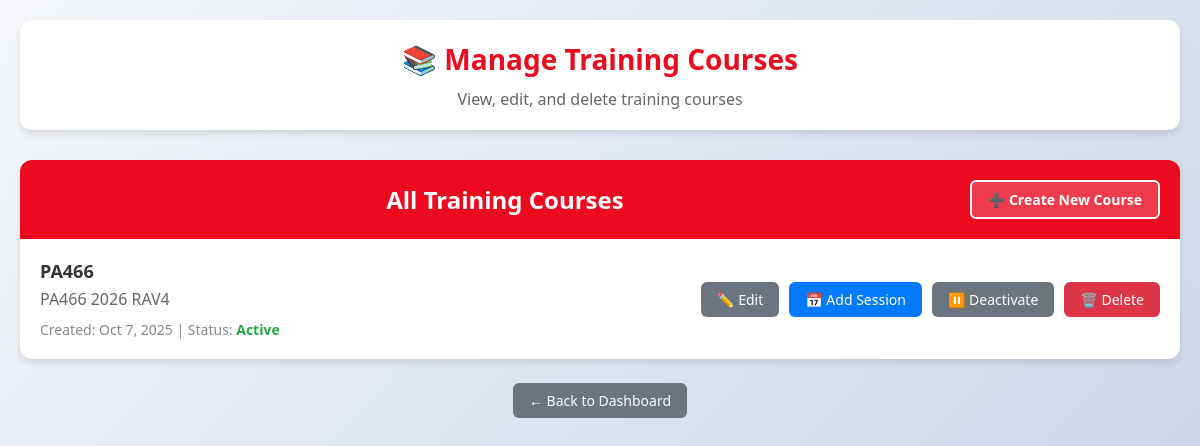
The app's page /simple-admin/manage-courses/ (signed in) with its own data.
### training_app/models.py (models this page shows, shortened)
class TrainingProgram(models.Model):
    name = models.CharField(
        max_length=100,
        help_text="Short name for the program (e.g., PA465, PA466)"
    )
    title = models.CharField(
        max_length=200,
        help_text="Full title of the training program (e.g., PA465 2026 bZ Virtual Training)"
    )
    title_fr = models.CharField(
        max_length=200,
        blank=True,
        help_text="French title (used for Quebec page if provided)"
    )
    description = models.TextField(
        blank=True,
        help_text="Description of the training program"
    )
    main_image = models.ImageField(
        upload_to='training_programs/',
        blank=True,
        null=True,
        help_text="Main image for this training program"
    )
    is_active = models.BooleanField(
        default=True,
        help_text="Whether this training program is currently active"
    )
    created_at = models.DateTimeField(auto_now_add=True)
    updated_at = models.DateTimeField(auto_now=True)
    class Meta:
        ordering = ['-created_at']

### training_app/simple_admin_views.py (the view)
# urls.py: path('simple-admin/manage-courses/', simple_admin_views.manage_training_courses, name='manage_training_courses'),
@login_required
def manage_training_courses(request):
    if request.user.user_type != 'master':
        messages.error(request, '❌ Only master users can manage training courses.')
        return redirect('simple_admin:simple_admin_dashboard')
    courses = TrainingProgram.objects.all().order_by('-created_at')
    return render(request, 'training_app/simple_admin/manage_courses.html', {
        'courses': courses
    })

### training_app/error_handlers.py (called while the page is built, shortened)
    def process_request(self, request):
        if settings.DEBUG and not getattr(settings, 'LOG_ALL_REQUESTS', False):
            return

### training_app/templates/training_app/simple_admin/manage_courses.html (shortened to what this page needs)
{% load static %}
<!DOCTYPE html>
<html lang="en">
<head>
</head>
<body>
    <div class="header">
        <h1>📚 Manage Training Courses</h1>
        <p>View, edit, and delete training courses</p>
    </div>
    <div class="courses-container">
        <div class="courses-header">
            <h2>All Training Courses</h2>
            <div class="header-actions">
                <a href="{% url 'simple_admin:create_training_program' %}" class="btn-create">
                    ➕ Create New Course
                </a>
            </div>
        </div>
        {% if courses %}
            {% for course in courses %}
            <div class="course-item">
                <div class="course-content">
                    <div class="course-info">
                        <div class="course-name">{{ course.name }}</div>
                        <div class="course-title">{{ course.title }}</div>
                        <div class="course-meta">
                            Created: {{ course.created_at|date:"M j, Y" }} |
                            Status: <span class="{% if course.is_active %}status-active{% else %}status-inactive{% endif %}">
                                {% if course.is_active %}Active{% else %}Inactive{% endif %}
                            </span>
                        </div>
                    </div>
                </div>
                <div class="course-actions">
                    <a href="{% url 'simple_admin:edit_training_course' course.id %}" class="btn btn-secondary">
                        ✏️ Edit
                    </a>
                    {% if course.is_active %}
                        <a href="{% url 'simple_admin:create_training_session_with_program' course.id %}" class="btn btn-primary">
                            📅 Add Session
                        </a>
                        <a href="{% url 'simple_admin:toggle_course_status' course.id %}" class="btn btn-secondary">
                            ⏸️ Deactivate
                        </a>
                    {% else %}
                        <a href="{% url 'simple_admin:toggle_course_status' course.id %}" class="btn btn-primary">
                            ▶️ Activate
                        </a>
                    {% endif %}
                    <a href="{% url 'simple_admin:delete_training_course' course.id %}" class="btn btn-danger">
                        🗑️ Delete
                    </a>
                </div>
            </div>
            {% endfor %}
        {% endif %}
    </div>
    <div class="back-link">
        <a href="{% url 'simple_admin:simple_admin_dashboard' %}" class="btn btn-secondary">
            ← Back to Dashboard
        </a>
    </div>
</body>
</html>

### training_app/templates/training_app/simple_admin/manage_courses.html (style rules this page uses)
body { font-family: 'Segoe UI', Tahoma, Geneva, Verdana, sans-serif; margin: 0; padding: 20px; background: linear-gradient(135deg, #f5f7fa 0%, #c3cfe2 100%); min-height: 100vh; }
.header { background: white; padding: 20px; border-radius: 12px; box-shadow: 0 4px 6px rgba(0, 0, 0, 0.1); margin-bottom: 30px; text-align: center; }
.header h1 { color: #EB0A1E; margin: 0; font-size: 28px; }
.header p { color: #666; margin: 10px 0 0 0; }
.courses-container { background: white; border-radius: 12px; box-shadow: 0 4px 6px rgba(0, 0, 0, 0.1); overflow: hidden; }
.courses-header { background: #EB0A1E; color: white; padding: 20px; text-align: center; display: flex; justify-content: space-between; align-items: center; }
.courses-header h2 { margin: 0; font-size: 24px; flex: 1; }
.header-actions { display: flex; gap: 10px; }
.btn-create { background: rgba(255, 255, 255, 0.2); color: white; border: 2px solid white; padding: 8px 16px; border-radius: 6px; text-decoration: none; font-size: 14px; font-weight: bold; transition: all 0.3s ease; }
.course-item { border-bottom: 1px solid #eee; padding: 20px; display: flex; align-items: center; justify-content: space-between; }
.course-item:last-child { border-bottom: none; }
.course-info { flex: 1; }
.course-name { font-size: 18px; font-weight: bold; color: #333; margin: 0 0 5px 0; }
.course-title { color: #666; margin: 0 0 10px 0; }
.course-meta { font-size: 14px; color: #888; }
.course-actions { display: flex; gap: 10px; }
.btn { padding: 8px 16px; border: none; border-radius: 6px; text-decoration: none; font-size: 14px; cursor: pointer; transition: background 0.3s ease; }
.btn-primary { background: #007bff; color: white; }
.btn-danger { background: #dc3545; color: white; }
.btn-secondary { background: #6c757d; color: white; }
.back-link { text-align: center; margin-top: 30px; }
.course-content { display: flex; align-items: center; flex: 1; }
.status-active { color: #28a745; font-weight: bold; }

### records on screen
TrainingProgram: name "PA466", title "PA466 2026 RAV4", created_at "Oct 7, 2025", is_active "Active"
